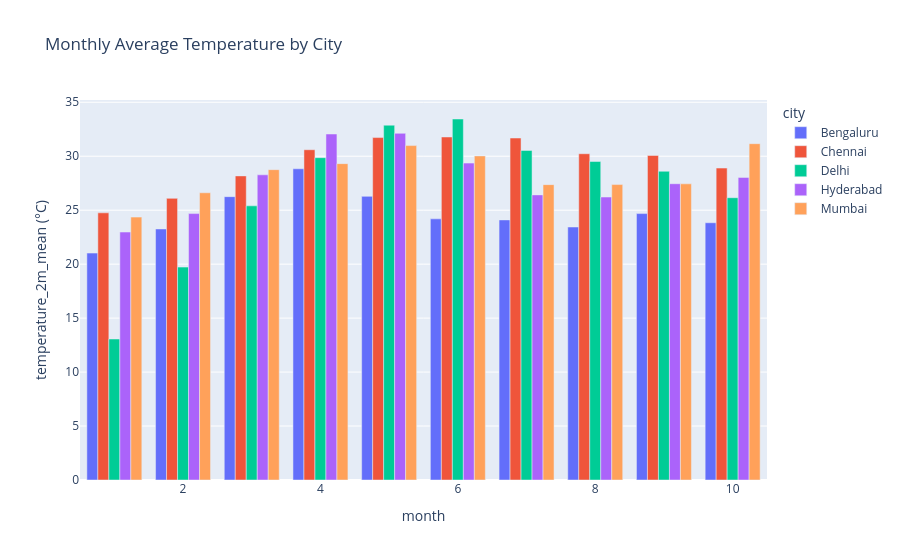

Notebook code for this chart:
### Code cell
# compares the average temperature of each city month by month.

monthly_temp = df.groupby(
    ["city", "month"]
)["temperature_2m_mean (°C)"].mean().reset_index()

fig = px.bar(
    monthly_temp,
    x="month",
    y="temperature_2m_mean (°C)",
    color="city",
    barmode="group",
    title="Monthly Average Temperature by City"
)

fig.show()

### Figure 1 — Plotly figure (JSON) as saved in the notebook; plotly's stock layout.template omitted (floating-point values rounded to 4 significant figures)
{"data": [{"alignmentgroup": "True", "hovertemplate": "city=Bengaluru<br>month=%{x}<br>temperature_2m_mean (°C)=%{y}<extra></extra>", "legendgroup": "Bengaluru", "marker": {"color": "#636efa", "pattern": {"shape": ""}}, "name": "Bengaluru", "offsetgroup": "Bengaluru", "orientation": "v", "showlegend": true, "textposition": "auto", "type": "bar", "x": [1, 2, 3, 4, 5, 6, 7, 8, 9, 10], "xaxis": "x", "y": [21.03, 23.26, 26.25, 28.84, 26.28, 24.2, 24.1, 23.44, 24.69, 23.84], "yaxis": "y"}, {"alignmentgroup": "True", "hovertemplate": "city=Chennai<br>month=%{x}<br>temperature_2m_mean (°C)=%{y}<extra></extra>", "legendgroup": "Chennai", "marker": {"color": "#EF553B", "pattern": {"shape": ""}}, "name": "Chennai", "offsetgroup": "Chennai", "orientation": "v", "showlegend": true, "textposition": "auto", "type": "bar", "x": [1, 2, 3, 4, 5, 6, 7, 8, 9, 10], "xaxis": "x", "y": [24.75, 26.1, 28.18, 30.6, 31.73, 31.78, 31.69, 30.23, 30.07, 28.9], "yaxis": "y"}, {"alignmentgroup": "True", "hovertemplate": "city=Delhi<br>month=%{x}<br>temperature_2m_mean (°C)=%{y}<extra></extra>", "legendgroup": "Delhi", "marker": {"color": "#00cc96", "pattern": {"shape": ""}}, "name": "Delhi", "offsetgroup": "Delhi", "orientation": "v", "showlegend": true, "textposition": "auto", "type": "bar", "x": [1, 2, 3, 4, 5, 6, 7, 8, 9, 10], "xaxis": "x", "y": [13.06, 19.72, 25.4, 29.87, 32.88, 33.45, 30.54, 29.51, 28.61, 26.16], "yaxis": "y"}, {"alignmentgroup": "True", "hovertemplate": "city=Hyderabad<br>month=%{x}<br>temperature_2m_mean (°C)=%{y}<extra></extra>", "legendgroup": "Hyderabad", "marker": {"color": "#ab63fa", "pattern": {"shape": ""}}, "name": "Hyderabad", "offsetgroup": "Hyderabad", "orientation": "v", "showlegend": true, "textposition": "auto", "type": "bar", "x": [1, 2, 3, 4, 5, 6, 7, 8, 9, 10], "xaxis": "x", "y": [22.97, 24.69, 28.28, 32.06, 32.12, 29.36, 26.42, 26.22, 27.45, 28.04], "yaxis": "y"}, {"alignmentgroup": "True", "hovertemplate": "city=Mumbai<br>month=%{x}<br>temperature_2m_mean (°C)=%{y}<extra></extra>", "legendgroup": "Mumbai", "marker": {"color": "#FFA15A", "pattern": {"shape": ""}}, "name": "Mumbai", "offsetgroup": "Mumbai", "orientation": "v", "showlegend": true, "textposition": "auto", "type": "bar", "x": [1, 2, 3, 4, 5, 6, 7, 8, 9, 10], "xaxis": "x", "y": [24.36, 26.61, 28.75, 29.31, 30.99, 30.03, 27.37, 27.37, 27.44, 31.16], "yaxis": "y"}], "layout": {"barmode": "group", "legend": {"title": {"text": "city"}, "tracegroupgap": 0}, "title": {"text": "Monthly Average Temperature by City"}, "xaxis": {"anchor": "y", "domain": [0, 1], "title": {"text": "month"}}, "yaxis": {"anchor": "x", "domain": [0, 1], "title": {"text": "temperature_2m_mean (°C)"}}}}
